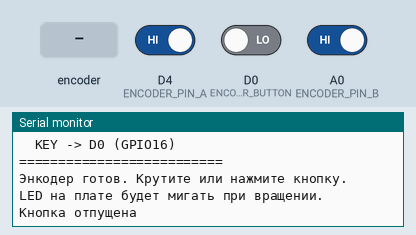
Simulated run of this sketch. Board: ESP8266 (Wemos D1 mini). Shown: the last lines printed to the serial monitor. The inputs (shaded band) are chosen by the test bench; at power-on: D0 (ENCODER_BUTTON) LOW, D4 (ENCODER_PIN_A) HIGH, A0 (ENCODER_PIN_B) HIGH.

Above: at 1.3 s.
1.4 s: rotary encoder on D4 (ENCODER_PIN_A) / A0 (ENCODER_PIN_B) turned 1 step (first pin leading)
At 2.7 s:
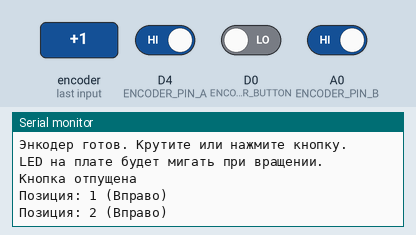
3.1 s: D0 (ENCODER_BUTTON) driven HIGH
At 3.5 s:
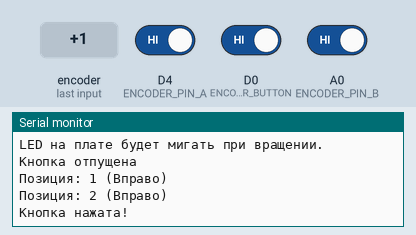
4.6 s: rotary encoder on D4 (ENCODER_PIN_A) / A0 (ENCODER_PIN_B) turned 2 steps (second pin leading)
At 6.3 s:
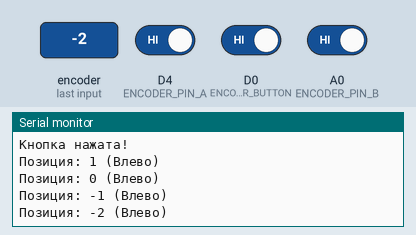
Timing chart, 0 to 7.8 s (numbered marks = the images above; inputs shaded):
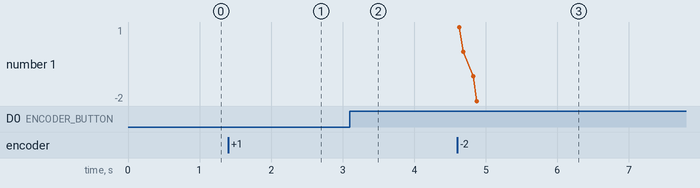

The sketch:

Encoder_Wemos_01.ino
```cpp
#include <Arduino.h>

// Ваша конфигурация
#define ENCODER_PIN_A D4   // GPIO2 - будет мигать LED при вращении
#define ENCODER_PIN_B A0   // ADC0 - работает как цифровой пин
#define ENCODER_BUTTON D0  // GPIO16 - безопасная кнопка

// Для ручной обработки энкодера
volatile int encoderPos = 0;
int lastReportedPos = 0;
bool lastStateA = HIGH;

// Для кнопки
bool lastButtonState = HIGH;
unsigned long lastDebounceTime = 0;
const unsigned long debounceDelay = 50;

// Обработчик прерывания для энкодера
ICACHE_RAM_ATTR void handleEncoder() {
  bool stateA = digitalRead(ENCODER_PIN_A);
  bool stateB = digitalRead(ENCODER_PIN_B);

  if (stateA != lastStateA) {
    // Определяем направление вращения
    if (stateB != stateA) {
      encoderPos++;  // По часовой
    } else {
      encoderPos--;  // Против часовой
    }
  }
  lastStateA = stateA;
}

void setup() {
  Serial.begin(115200);
  delay(100);

  Serial.println("\n=== Энкодер на Wemos D1 ===");
  Serial.println("Конфигурация:");
  Serial.println("  S1  -> D4 (GPIO2)");
  Serial.println("  S2  -> A0 (ADC0)");
  Serial.println("  KEY -> D0 (GPIO16)");
  Serial.println("==========================\n");

  // Настройка пинов

  // D4 (GPIO2) - INPUT_PULLUP (встроенный LED будет работать)
  pinMode(ENCODER_PIN_A, INPUT_PULLUP);

  // A0 (ADC0) - как цифровой INPUT_PULLUP
  pinMode(ENCODER_PIN_B, INPUT_PULLUP);

  // D0 (GPIO16) - особый пин, только INPUT_PULLDOWN_16
  pinMode(ENCODER_BUTTON, INPUT_PULLDOWN_16);

  // Настройка прерываний
  attachInterrupt(digitalPinToInterrupt(ENCODER_PIN_A), handleEncoder, CHANGE);

  // Можем добавить и на второй пин для большей точности
  // attachInterrupt(digitalPinToInterrupt(ENCODER_PIN_B), handleEncoder, CHANGE);

  Serial.println("Энкодер готов. Крутите или нажмите кнопку.");
  Serial.println("LED на плате будет мигать при вращении.");
}

void loop() {
  // 1. Отображение позиции энкодера
  if (encoderPos != lastReportedPos) {
    Serial.print("Позиция: ");
    Serial.print(encoderPos);

    if (encoderPos > lastReportedPos) {
      Serial.println(" (Вправо)");
    } else {
      Serial.println(" (Влево)");
    }

    lastReportedPos = encoderPos;

    // Дополнительные действия при вращении
    // Например, изменение яркости, громкости и т.д.
  }

  // 2. Обработка кнопки с защитой от дребезга
  bool reading = digitalRead(ENCODER_BUTTON);

  // Для INPUT_PULLDOWN_16 логика инвертирована:
  // HIGH = нажата, LOW = отпущена
  if (reading == HIGH) { // Кнопка нажата
    if (millis() - lastDebounceTime > debounceDelay) {
      if (lastButtonState == LOW) { // Если было отпущено
        Serial.println("Кнопка нажата!");
        lastDebounceTime = millis();
        lastButtonState = HIGH;

        // Действия при нажатии кнопки
        // Например: encoderPos = 0; // Сброс счетчика
      }
    }
  } else { // Кнопка отпущена
    if (millis() - lastDebounceTime > debounceDelay) {
      if (lastButtonState == HIGH) { // Если было нажато
        Serial.println("Кнопка отпущена");
        lastDebounceTime = millis();
        lastButtonState = LOW;
      }
    }
  }

  // 3. Небольшая задержка для стабильности
  delay(10);
}
```

Measured:
- after the input at 1.4 s, the serial monitor: prints a new line at once (image 1)
- after the input at 3.1 s, the serial monitor: prints a new line at once (image 2)
- after the input at 4.6 s, the serial monitor: prints a new line at once (image 3)
